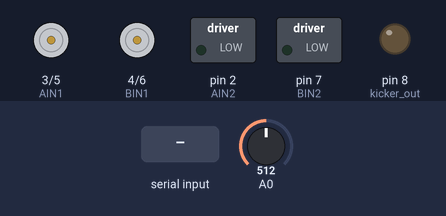
The sketch below on a simulated Arduino Uno, built with avr-gcc and run on an emulated ATmega328P. Parts: direction and speed pins drawn as motors (green arrow = direction pin HIGH = forward, orange = LOW = backward, longer = more drive), switched loads named in the sketch (green lamp = pin HIGH), output pins drawn as LEDs (lit = HIGH). The test bench sets the inputs (shaded band); at power-on: A0 = 512. Pins used as bus, display or sensor lines are not drawn; what the sketch prints to the serial monitor is not drawn.

Above: at 1.2 s.
1.3 s: "90,45," received over Serial
At 2.8 s:
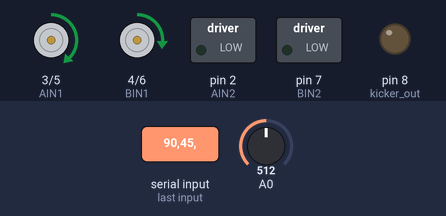
3.8 s: "30,150,10," received over Serial
At 4.1 s:
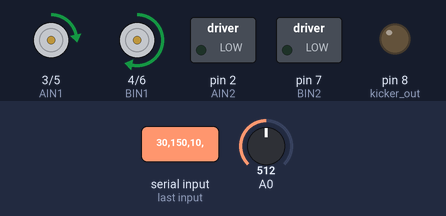
5.3 s: "90,45,200,10," received over Serial
At 8.0 s:
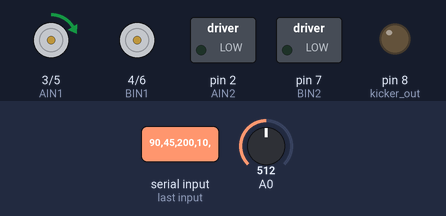
8.3 s: "1,90," received over Serial
At 10.5 s:
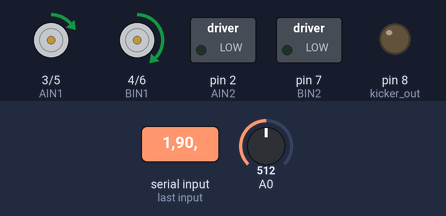
10.8 s: "30,150,10,200," received over Serial
At 13.5 s:
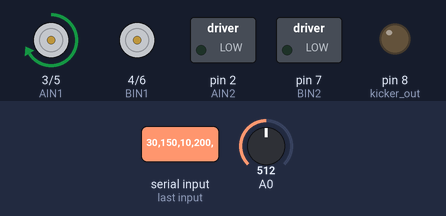
13.8 s: "90," received over Serial
At 16.5 s:
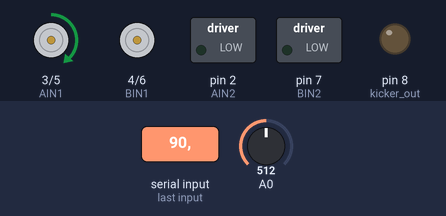
Timing chart, 0 to 17.8 s (numbered marks = the images above; inputs shaded):
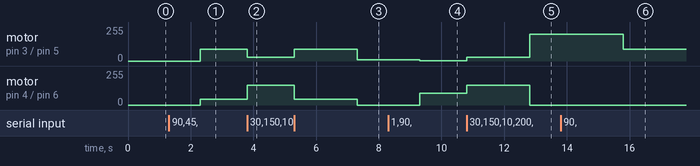

The sketch:

enb329_pwm_edit1.ino
```cpp
// GLOBALS

int STBY = 1;  //motor driver enable pin

int AIN1 = 3;  //direction pins for motor a
int AIN2 = 2;  //direction pins for motor a
int PWMA = 5;  //pwm pin for motor a

int BIN1 = 4;  //direction pins for motor b
int BIN2 = 7;  //direction pins for motor b
int PWMB = 6;  //pwm pin for motor b

int kicker_out = 8;  //digital pin to control kicker solenoid

//byte byteRead;     //buffer to read serial string into, may need to be array

int HaveBall = 0;  //variable for ball light sensor
int BallSensorInput = 0;  //analogue values for qrd1114 sensor 10-bit 0-1023
//int BallSensorPin = A0;  //analogue input pin

int pwma_val = 0;
int pwmb_val = 0;
int kick_command = 0;


void setup() {

      //set pin directions

      //motor1 left

      pinMode(STBY, OUTPUT);
      pinMode(AIN1, OUTPUT);
      pinMode(AIN2, OUTPUT);
      pinMode(PWMA, OUTPUT);

      //motor2 right

      pinMode(BIN1, OUTPUT);
      pinMode(BIN2, OUTPUT);
      pinMode(PWMB, OUTPUT);


      //solenoid kicker control pin
      pinMode(kicker_out, OUTPUT);
      //pinMode(A0, INPUT);

      //begin serial connection, wait until connection complete

      Serial.begin(9600);           // set up Serial library at 9600 bps
           while (!Serial) {
          ; // wait for serial port to connect. Needed for native USB
        }

}

void loop() {

    //check if there is anything sent over serial

    if (Serial.available() > 0)
    {

         String pwma_val_read_string  = Serial.readStringUntil(',');   //read serial string until comma is seen, pass into char array
         String pwmb_val_read_string = Serial.readStringUntil(',');
         String kick_command_string = Serial.readStringUntil(',');

         //toInt gets rid of negative signs, so need to process to ensure negative signs are passed on

         if (pwma_val_read_string.charAt(0) == "-")   //if first element is negative
         {
          pwma_val = pwma_val_read_string.toInt() * -1;
         }
         else
         {
          pwma_val = pwma_val_read_string.toInt();
         }


         if (pwmb_val_read_string.charAt(0) == "-")   //if first element is negative
         {
          pwmb_val = pwmb_val_read_string.toInt() * -1;
         }
         else
         {
          pwmb_val = pwmb_val_read_string.toInt();
         }

         kick_command = kick_command_string.toInt();

         //debugging

         //Serial.print(pwma_val);
         //Serial.print(pwmb_val);
         //Serial.print(kick_command);

    }

    //drive motors

    if (pwma_val >= 0)  // left motor forward
    {
      digitalWrite(STBY, HIGH);  //motor driver on
      digitalWrite(AIN1, HIGH);  //pin direction for forward
      digitalWrite(AIN2, LOW);  //pin direction for forward
      analogWrite(PWMA, pwma_val);  //pwm value
    }
    else if (pwma_val < 0 )  //left motor reverse
    {
      digitalWrite(STBY, HIGH);  //motor driver on
      digitalWrite(AIN1, LOW);  //pin direction for reverse
      digitalWrite(AIN2, HIGH);  //pin direction for reverse
      analogWrite(PWMA, pwma_val);  //pwm value
    }

    if (pwmb_val >=0 ) //right motor forward
    {
       digitalWrite(STBY, HIGH);  //motor driver on
      digitalWrite(BIN1, HIGH);  //pin direction for forward
      digitalWrite(BIN2, LOW);  //pin direction for forward
      analogWrite(PWMB, pwmb_val);  //pwm value
    }
    else if (pwmb_val < 0)  //right motor reverse
    {
      digitalWrite(STBY, HIGH);  //motor driver on
      digitalWrite(BIN1, LOW);  //pin direction for reverse
      digitalWrite(BIN2, HIGH);  //pin direction for reverse
      analogWrite(PWMB, pwmb_val);  //pwm value
    }

    //command for kicker

    if (kick_command == 0)
      {
        //set kick output pin low
       digitalWrite(kicker_out, LOW);
      }

    if (kick_command  == 1)
    {
      //set kick output pin high
      digitalWrite(kicker_out, HIGH);

    }

    //detect if ball is captured, get ir sensor values

    BallSensorInput = analogRead(A0);

    //calculate distance threshold and send have ball status back to phone

    if (BallSensorInput > 300)   //dont have ball, arbitrary value, need to calibrate
      {
        HaveBall = 0;
      }
    else                         //have ball, set have ball flag
    {
      HaveBall = 1;
    }

    //send HaveBall status flag back to phone over serial, ONLY EVERY SECOND

    if((millis() % 2000) > 1000)
       {
          Serial.print(HaveBall);

       }


}
```

Measured:
- after the input at 1.3 s, motor on pin 3 (AIN1) / pin 5 (PWMA): stopped → forward 90/255 after 1.0 s; motor on pin 4 (BIN1) / pin 6 (PWMB): stopped → forward 45/255 after 1.0 s
- after the input at 3.8 s, motor on pin 3 (AIN1) / pin 5 (PWMA): forward 90/255 → forward 30/255 at once; motor on pin 4 (BIN1) / pin 6 (PWMB): forward 45/255 → forward 150/255 at once
- after the input at 5.3 s, motor on pin 3 (AIN1) / pin 5 (PWMA): forward 30/255 → forward 90/255 at once, → forward 10/255 2.0 s later; motor on pin 4 (BIN1) / pin 6 (PWMB): forward 150/255 → forward 45/255 at once, → stopped 2.0 s later
- after the input at 8.3 s, motor on pin 3 (AIN1) / pin 5 (PWMA): forward 10/255 → forward 1/255 after 1.0 s; motor on pin 4 (BIN1) / pin 6 (PWMB): stopped → forward 90/255 after 1.0 s
- after the input at 10.8 s, motor on pin 3 (AIN1) / pin 5 (PWMA): forward 1/255 → forward 30/255 at once, → forward 200/255 2.0 s later; motor on pin 4 (BIN1) / pin 6 (PWMB): forward 90/255 → forward 150/255 at once, → stopped 2.0 s later
- after the input at 13.8 s, motor on pin 3 (AIN1) / pin 5 (PWMA): forward 200/255 → forward 90/255 after 2.0 s
